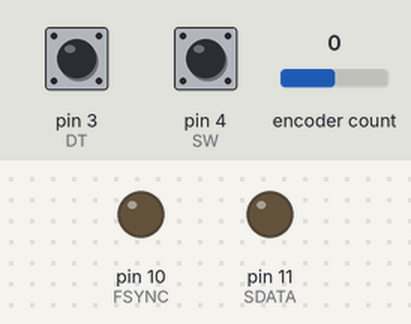
Simulated run of this sketch. Board: Arduino Uno, built with avr-gcc and run on an emulated ATmega328P. Parts: output pins drawn as LEDs (lit = HIGH). The inputs (shaded band) are chosen by the test bench; at power-on: encoder count 0, pin 4 (SW) HIGH, pin 3 (DT) HIGH. Pins used as bus, display or sensor lines are not drawn; what the sketch prints to the serial monitor is not drawn.

Above: at 0.01 s.
At 1.2 s:
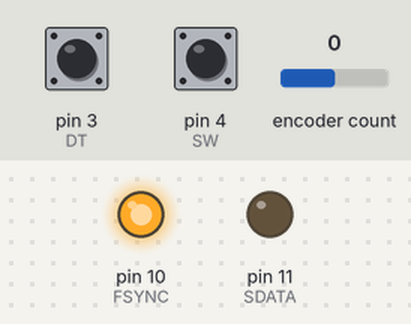
1.3 s: encoder count set to 1
2.8 s: pin 4 (SW) pulled LOW for 0.15 s
Timing chart, 0 to 5.8 s (numbered marks = the images above; inputs shaded):
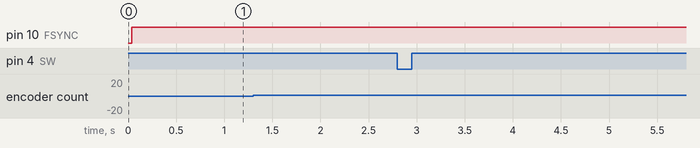

The sketch:

PATRIK_Arduino_11_14.ino
```cpp
#include <SPI.h>
#include <RotaryEncoder.h>

// --------- Encoder Pins ---------
#define CLK 2
#define DT 3
#define SW 4

// --------- AD9834 Pins ---------
#define FSYNC 10
#define RESET 9
#define SDATA 11
#define SCLK 13

// --------- Parameters ---------
const unsigned long MCLK = 75000000UL;
const unsigned long STEP = 1000000UL;
const unsigned long MIN_FREQ = 1000000UL;
const unsigned long MAX_FREQ = 32000000UL;
volatile unsigned long frequency = 1000000UL;
volatile long knobCounter = 1;

unsigned long lastButtonPress = 0;

// Library instance
RotaryEncoder encoder(CLK, DT);

void writeRegister(uint16_t data){
  digitalWrite(FSYNC, LOW);
  SPI.transfer16(data);
  digitalWrite(FSYNC, HIGH);
}

void setFrequency(unsigned long freq){
  if(freq > MAX_FREQ) freq = MAX_FREQ;
  if(freq < STEP) freq = STEP;

  unsigned long word = ((uint64_t)freq * (1ULL << 28)) / MCLK;

  writeRegister(0x2000);
  writeRegister(0x4000 | (word & 0x3FFF));
  writeRegister(0x4000 | ((word >> 14) & 0x3FFF));
  digitalWrite(RESET, LOW);
}

// ISR for handling encoder movement
void checkEncoder() {
  encoder.tick(); // Call the library's tick function
}

void setup(){
  Serial.begin(9600);

  pinMode(CLK, INPUT_PULLUP);
  pinMode(DT, INPUT_PULLUP);
  pinMode(SW, INPUT_PULLUP);

  pinMode(FSYNC, OUTPUT);
  pinMode(SDATA, OUTPUT);
  pinMode(SCLK, OUTPUT);
  pinMode(RESET, OUTPUT);

  digitalWrite(RESET, HIGH);
  delay(1);
  digitalWrite(RESET, LOW);

  SPI.begin();
  SPI.beginTransaction(SPISettings(2000000, MSBFIRST, SPI_MODE2));

  setFrequency(frequency);

  // Attach interrupts to both pins
  attachInterrupt(digitalPinToInterrupt(CLK), checkEncoder, CHANGE);
  attachInterrupt(digitalPinToInterrupt(DT), checkEncoder, CHANGE);
}

int lastEncoderPosition = 0;
void loop(){
  // Check if the encoder position has changed
  int currentEncoderPosition = encoder.getPosition();
  if (abs(lastEncoderPosition - currentEncoderPosition) == 1) {
    knobCounter += (currentEncoderPosition - lastEncoderPosition);
    frequency += (currentEncoderPosition - lastEncoderPosition) * STEP;

    // Check bounds
    if(knobCounter < 1) knobCounter = 1;
    if(knobCounter > 32) knobCounter = 32;
    if(frequency > MAX_FREQ)
      frequency = MAX_FREQ;
    if(frequency < STEP)
      frequency = STEP;

    setFrequency(frequency);

    Serial.print("Knob: ");
    Serial.print(knobCounter);
    Serial.print(" -> Frequency: ");
    Serial.println(frequency);

  }
  if(digitalRead(SW) == LOW && millis() - lastButtonPress > 200){
    Serial.println("Reset frequency");
    lastButtonPress = millis();
  }
  lastEncoderPosition = currentEncoderPosition;
}
```

Measured:
- after the input at 2.8 s, every drawn part: stays the same
